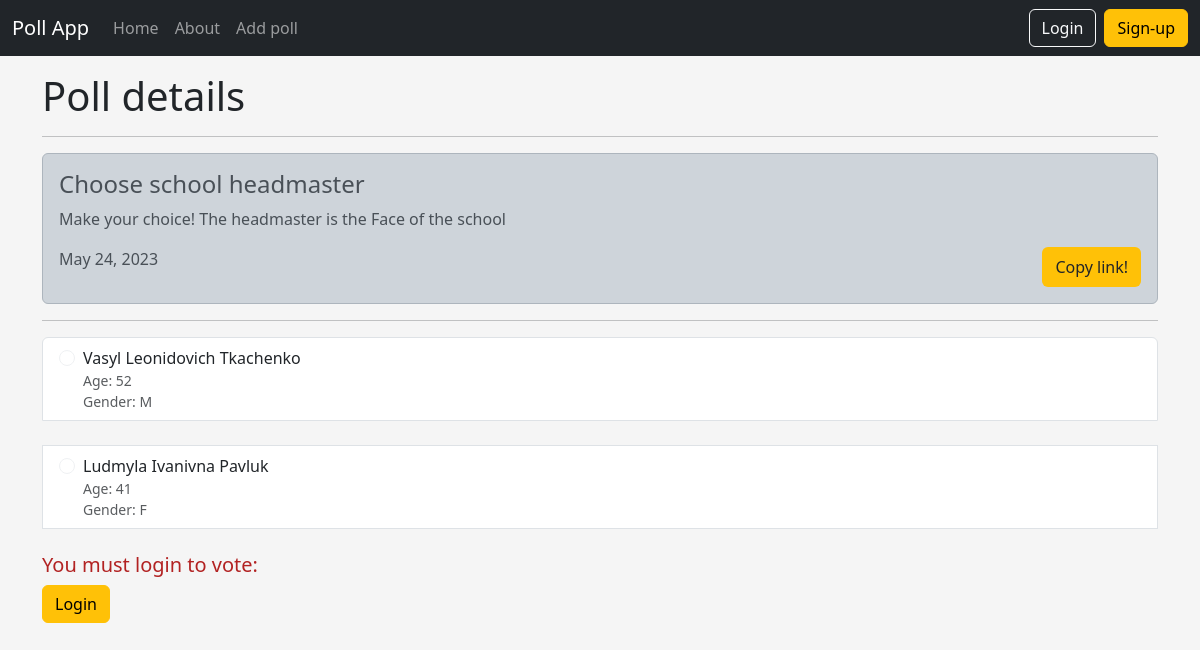
Page /polls/7/vote on the committed database.
### polls/models.py (models this page shows, shortened)
class Poll(models.Model):
    owner = models.ForeignKey(User, on_delete=models.CASCADE)
    title = models.CharField(max_length=200, verbose_name="Title")
    description = models.TextField(verbose_name="Description")
    date_created = models.DateField(auto_now_add=True, verbose_name="Date created")
    is_active = models.BooleanField(default=True)

class Candidate(models.Model):
    poll = models.ForeignKey(Poll, on_delete=models.CASCADE)
    name = models.CharField(max_length=100, verbose_name="Name")
    middle_name = models.CharField(max_length=100, verbose_name="Middle name")
    last_name = models.CharField(max_length=100, verbose_name="Last name")
    age = models.IntegerField(verbose_name="Age")
    gender = models.CharField(max_length=1, verbose_name="Gender")

### polls/views.py (the view, shortened to what this page needs)
# urls.py: path('polls/<int:poll_id>/vote', views.poll, name='detail'),
def poll(request, poll_id):
    poll = get_object_or_404(Poll, pk=poll_id)
    user = request.user
    if not poll.is_active:
        return redirect('results', poll_id)
    if not user.is_authenticated or not poll.can_vote(user):
        return render(request, 'polls/poll_detail.html', {'poll': poll, 'user':user})

### polls/templates/polls/poll_detail.html (shortened to what this page needs)
{% extends 'polls/base.html' %}
{% load social_share %}
{% block content %}
    <div class="container" style="margin: auto">
        <h1>Poll details</h1>
        <hr>
        <div class="alert alert-dark">
            <h4>{{poll.title}}</h4>
            <p>{{poll.description}}</p>
            <div style="display: flex; justify-content: space-between">
                <p>{{poll.date_created}}</p>
                <button class="btn btn-waring" style="background-color: #ffc107" id="copyButton">Copy link!</button>
            </div>
        </div>
        <hr>
        <div class="list-group mx-0">
            {% for candidate in poll.candidate_set.all %}
            <label class="list-group-item d-flex gap-2">
              <input class="form-check-input flex-shrink-0" type="radio" name="candidate" id="candidate-{{forloop.counter}}" value="{{candidate.id}}" disabled>
              <span>
                {{candidate.name}} {{candidate.middle_name}} {{candidate.last_name}}
                <small class="d-block text-muted">Age: {{candidate.age}}</small>
                <small class="d-block text-muted">Gender: {{candidate.gender}}</small>
              </span>
            </label>
            <br>
            {% endfor %}
            {% if user.is_authenticated %}
                <h5 style="color: firebrick">You have already voted:</h5>
                <a class="btn btn-warning" style="margin-right: auto" href="{% url 'results' poll.pk %}">Results</a>
            {% else %}
                <h5 style="color: firebrick">You must login to vote:</h5>
                <a class="btn btn-warning" style="margin-right: auto" href="{% url 'login' %}">Login</a>
            {%endif%}
        </div>
    </div>
{% endblock %}

### polls/templates/polls/base.html (shortened to what this page needs)
<!doctype html>
<html lang="en">
<head>
    <link href="https://cdn.jsdelivr.net/npm/bootstrap@5.3.0-alpha3/dist/css/bootstrap.min.css" rel="stylesheet">
</head>
<body>
    <header data-bs-theme="dark">
      <nav class="navbar navbar-expand-md navbar-dark fixed-top bg-dark">
        <div class="container-fluid">
          <a class="navbar-brand" href="{% url 'home' %}">Poll App</a>
          <div class="collapse navbar-collapse" id="navbarCollapse">
            <ul class="navbar-nav me-auto mb-2 mb-md-0">
              <li class="nav-item">
                <a class="nav-link" aria-current="page" href="{% url 'home' %}">Home</a>
              </li>
              <li class="nav-item">
                <a class="nav-link" href="{% url 'about' %}">About</a>
              </li>
              <li class="nav-item">
                <a class="nav-link" href="{% url 'add poll' %}">Add poll</a>
              </li>
            </ul>
            {% if not user.is_authenticated %}
                <a type="button" class="btn btn-outline-light me-2" href="{% url 'login' %}">Login</a>
                <a type="button" class="btn btn-warning" href="{% url 'register' %}">Sign-up</a>
            {% endif %}
          </div>
        </div>
      </nav>
    </header>
    <br><br><br>
</body>
<body style="background-color: #f5f5f5">
    {% block content %}{% endblock %}
</body>
</html>

### rows in the picture
Poll: title "Choose school headmaster", description "Make your choice! The headmaster is the Face of the school", date_created "May 24, 2023"
Candidate: name "Vasyl", middle_name "Leonidovich", last_name "Tkachenko", age "52", gender "M"
Candidate: name "Ludmyla", middle_name "Ivanivna", last_name "Pavluk", age "41", gender "F"
